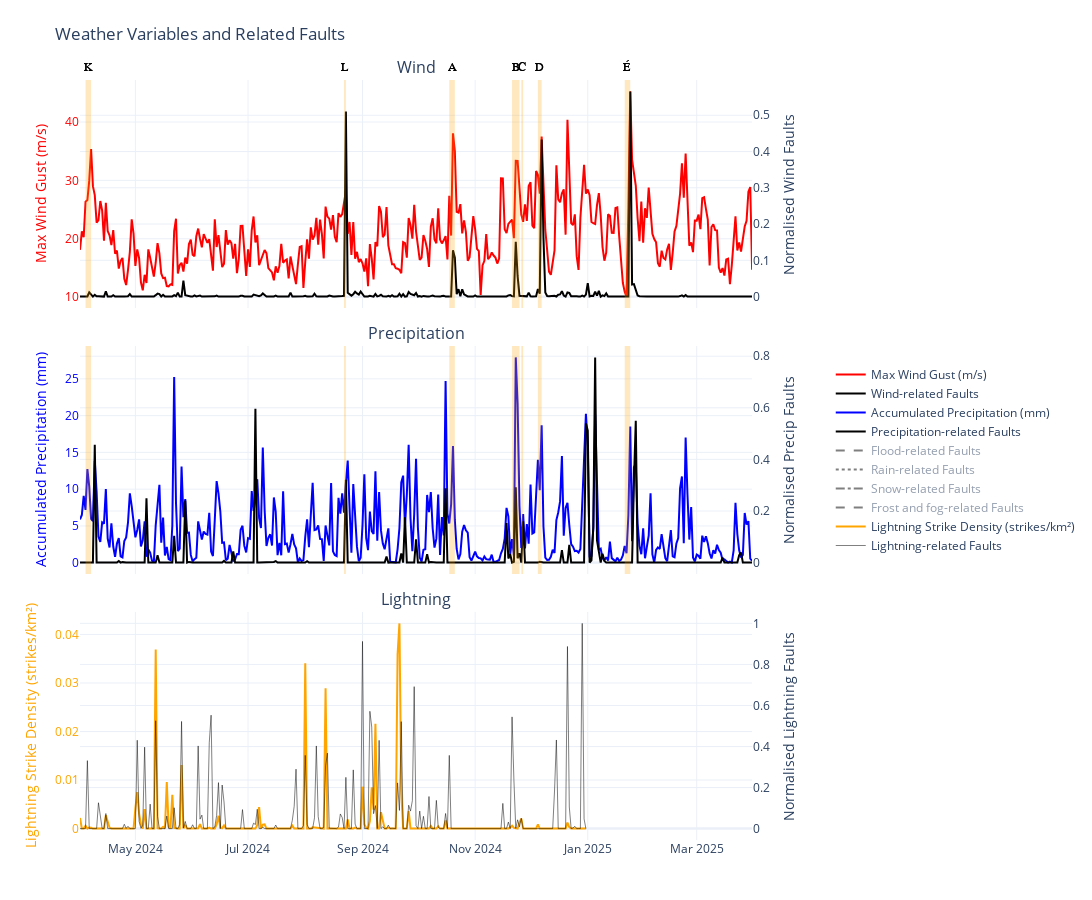

The notebook cell saved with this chart:
### Markdown cell above
## Old - all three plots in one

### Code cell
import plotly.graph_objects as go
from plotly.subplots import make_subplots
import pandas as pd

# Create subplot with 3 rows and 1 column, shared x-axis, and secondary y-axes
fig = make_subplots(
    rows=3, cols=1,
    shared_xaxes=True,
    vertical_spacing=0.05,
    subplot_titles=("Wind", "Precipitation", "Lightning"),
    specs=[[{"secondary_y": True}]] * 3
)

# Row 1: Wind
fig.add_trace(go.Scatter(
    
    x=full_wind_gust_data_daily.index.to_list(),
    y=full_wind_gust_data_daily.to_list(),
    name="Max Wind Gust (m/s)",
    line=dict(color="red")
), row=1, col=1, secondary_y=False)

fig.add_trace(go.Scatter(
    x=wind_faults_gb.index.to_list(),
    y=wind_faults_gb.to_list(),
    name="Wind-related Faults",
    line=dict(color="black")
), row=1, col=1, secondary_y=True)

# Row 2: Precip
fig.add_trace(go.Scatter(
    x=full_accum_precip_data_daily.index.to_list(),
    y=full_accum_precip_data_daily.to_list(),
    name="Accumulated Precipitation (mm)",
    line=dict(color="blue")
), row=2, col=1, secondary_y=False)

fig.add_trace(go.Scatter(
    x=all_precip_faults_gb.index.to_list(),
    y=all_precip_faults_gb.to_list(),
    name="Precipitation-related Faults",
    line=dict(color="black", dash="solid")
), row=2, col=1, secondary_y=True)

fig.add_trace(go.Scatter(
    x=flood_faults_gb.index.to_list(),
    y=flood_faults_gb.to_list(),
    name="Flood-related Faults",
    line=dict(color="black", dash="dash"),
    visible="legendonly"
), row=2, col=1, secondary_y=True)

fig.add_trace(go.Scatter(
    x=rain_faults_gb.index.to_list(),
    y=rain_faults_gb.to_list(),
    name="Rain-related Faults",
    line=dict(color="black", dash="dot"),
    visible="legendonly"
), row=2, col=1, secondary_y=True)

fig.add_trace(go.Scatter(
    x=snow_faults_gb.index.to_list(),
    y=snow_faults_gb.to_list(),
    name="Snow-related Faults",
    line=dict(color="black", dash="dashdot"),
    visible="legendonly"
), row=2, col=1, secondary_y=True)

fig.add_trace(go.Scatter(
    x=frost_faults_gb.index.to_list(),
    y=frost_faults_gb.to_list(),
    name="Frost and fog-related Faults",
    line=dict(color="black", dash="dash"),
    visible="legendonly"
), row=2, col=1, secondary_y=True)

# Row 3: Lightning
fig.add_trace(go.Scatter(
    x=full_lightning_data_daily.index.to_list(),
    y=full_lightning_data_daily.to_list(),
    name="Lightning Strike Density (strikes/km²)",
    line=dict(color="orange")
), row=3, col=1, secondary_y=False)

fig.add_trace(go.Scatter(
    x=lightning_faults_gb.index.to_list(),
    y=lightning_faults_gb.to_list(),
    name="Lightning-related Faults",
    line=dict(color="black", width=0.5)
), row=3, col=1, secondary_y=True)

# Storm shading and labels (rows 1 and 2)
for storm, dates in storms.items():
    start = pd.to_datetime(dates[0]).tz_localize(None)
    end = pd.to_datetime(dates[1]).tz_localize(None)
    midpoint = start + (end - start) / 2
    storm_letter = storm.split()[1][0]

    for r in [1, 2]:
        fig.add_vrect(
            x0=start, x1=end,
            fillcolor="orange", opacity=0.25, line_width=0,
            row=r, col=1
        )

        # Add storm label at top of each subplot
        fig.add_annotation(
            x=midpoint,
            y=1.02,  # just above the top of the subplot
            text=storm_letter,
            showarrow=False,
            xref=f'x{"" if r == 1 else r}',     # x-axis for that subplot
            yref=f'y{"" if r == 1 else r} domain',  # y domain for that subplot
            yanchor='bottom',
            font=dict(color="black", size=12, family="Arial")
        )

# Y-axis labels
fig.update_yaxes(title_text="Max Wind Gust (m/s)", color="red", row=1, col=1, secondary_y=False)
fig.update_yaxes(title_text="Normalised Wind Faults", row=1, col=1, secondary_y=True)
fig.update_yaxes(title_text="Accumulated Precipitation (mm)", color="blue", row=2, col=1, secondary_y=False)
fig.update_yaxes(title_text="Normalised Precip Faults", row=2, col=1, secondary_y=True)
fig.update_yaxes(title_text="Lightning Strike Density (strikes/km²)", color="orange", row=3, col=1, secondary_y=False)
fig.update_yaxes(title_text="Normalised Lightning Faults", row=3, col=1, secondary_y=True)

# Layout and legend
fig.update_layout(
    width=1200,
    height=900,
    margin=dict(l=80, r=240, t=80, b=60),
    title_text="Weather Variables and Related Faults",
    hovermode="x unified",
    template="plotly_white",
    showlegend=True,
    legend=dict(
        orientation="v",
        yanchor="middle",
        y=0.5,
        xanchor="left",
        x=1.05,
        traceorder="normal",
        bgcolor="rgba(255,255,255,0.6)"
    )
)

fig.write_html("../plots/weather_faults_interactive_test.html")
fig.show()

### Figure 1 — Plotly figure (JSON) as saved in the notebook; plotly's stock layout.template omitted (floating-point values rounded to 4 significant figures; data arrays with more than 128 entries replaced by an {"elided": "..."} marker saying what was removed)
{"data": [{"line": {"color": "red"}, "name": "Max Wind Gust (m/s)", "type": "scatter", "x": {"elided": "365 str values"}, "xaxis": "x", "y": {"elided": "365 float values"}, "yaxis": "y"}, {"line": {"color": "black"}, "name": "Wind-related Faults", "type": "scatter", "x": {"elided": "365 str values"}, "xaxis": "x", "y": {"elided": "365 float values"}, "yaxis": "y2"}, {"line": {"color": "blue"}, "name": "Accumulated Precipitation (mm)", "type": "scatter", "x": {"elided": "365 str values"}, "xaxis": "x2", "y": {"elided": "365 float values"}, "yaxis": "y3"}, {"line": {"color": "black", "dash": "solid"}, "name": "Precipitation-related Faults", "type": "scatter", "x": {"elided": "365 str values"}, "xaxis": "x2", "y": {"elided": "365 float values"}, "yaxis": "y4"}, {"line": {"color": "black", "dash": "dash"}, "name": "Flood-related Faults", "type": "scatter", "visible": "legendonly", "x": {"elided": "365 str values"}, "xaxis": "x2", "y": {"elided": "365 float values"}, "yaxis": "y4"}, {"line": {"color": "black", "dash": "dot"}, "name": "Rain-related Faults", "type": "scatter", "visible": "legendonly", "x": {"elided": "365 str values"}, "xaxis": "x2", "y": {"elided": "365 float values"}, "yaxis": "y4"}, {"line": {"color": "black", "dash": "dashdot"}, "name": "Snow-related Faults", "type": "scatter", "visible": "legendonly", "x": {"elided": "365 str values"}, "xaxis": "x2", "y": {"elided": "365 float values"}, "yaxis": "y4"}, {"line": {"color": "black", "dash": "dash"}, "name": "Frost and fog-related Faults", "type": "scatter", "visible": "legendonly", "x": {"elided": "365 str values"}, "xaxis": "x2", "y": {"elided": "365 float values"}, "yaxis": "y4"}, {"line": {"color": "orange"}, "name": "Lightning Strike Density (strikes/km²)", "type": "scatter", "x": {"elided": "275 str values"}, "xaxis": "x3", "y": {"elided": "275 float values"}, "yaxis": "y5"}, {"line": {"color": "black", "width": 0.5}, "name": "Lightning-related Faults", "type": "scatter", "x": {"elided": "275 str values"}, "xaxis": "x3", "y": {"elided": "275 float values"}, "yaxis": "y6"}], "layout": {"annotations": [{"font": {"size": 16}, "showarrow": false, "text": "Wind", "x": 0.47, "xanchor": "center", "xref": "paper", "y": 1, "yanchor": "bottom", "yref": "paper"}, {"font": {"size": 16}, "showarrow": false, "text": "Precipitation", "x": 0.47, "xanchor": "center", "xref": "paper", "y": 0.65, "yanchor": "bottom", "yref": "paper"}, {"font": {"size": 16}, "showarrow": false, "text": "Lightning", "x": 0.47, "xanchor": "center", "xref": "paper", "y": 0.3, "yanchor": "bottom", "yref": "paper"}, {"font": {"color": "black", "family": "Arial", "size": 12}, "showarrow": false, "text": "A", "x": "2024-10-19T12:00:00", "xref": "x", "y": 1.02, "yanchor": "bottom", "yref": "y domain"}, {"font": {"color": "black", "family": "Arial", "size": 12}, "showarrow": false, "text": "A", "x": "2024-10-19T12:00:00", "xref": "x2", "y": 1.02, "yanchor": "bottom", "yref": "y2 domain"}, {"font": {"color": "black", "family": "Arial", "size": 12}, "showarrow": false, "text": "B", "x": "2024-11-23T00:00:00", "xref": "x", "y": 1.02, "yanchor": "bottom", "yref": "y domain"}, {"font": {"color": "black", "family": "Arial", "size": 12}, "showarrow": false, "text": "B", "x": "2024-11-23T00:00:00", "xref": "x2", "y": 1.02, "yanchor": "bottom", "yref": "y2 domain"}, {"font": {"color": "black", "family": "Arial", "size": 12}, "showarrow": false, "text": "C", "x": "2024-11-26T12:00:00", "xref": "x", "y": 1.02, "yanchor": "bottom", "yref": "y domain"}, {"font": {"color": "black", "family": "Arial", "size": 12}, "showarrow": false, "text": "C", "x": "2024-11-26T12:00:00", "xref": "x2", "y": 1.02, "yanchor": "bottom", "yref": "y2 domain"}, {"font": {"color": "black", "family": "Arial", "size": 12}, "showarrow": false, "text": "D", "x": "2024-12-06T00:00:00", "xref": "x", "y": 1.02, "yanchor": "bottom", "yref": "y domain"}, {"font": {"color": "black", "family": "Arial", "size": 12}, "showarrow": false, "text": "D", "x": "2024-12-06T00:00:00", "xref": "x2", "y": 1.02, "yanchor": "bottom", "yref": "y2 domain"}, {"font": {"color": "black", "family": "Arial", "size": 12}, "showarrow": false, "text": "É", "x": "2025-01-22T12:00:00", "xref": "x", "y": 1.02, "yanchor": "bottom", "yref": "y domain"}, {"font": {"color": "black", "family": "Arial", "size": 12}, "showarrow": false, "text": "É", "x": "2025-01-22T12:00:00", "xref": "x2", "y": 1.02, "yanchor": "bottom", "yref": "y2 domain"}, {"font": {"color": "black", "family": "Arial", "size": 12}, "showarrow": false, "text": "K", "x": "2024-04-05T12:00:00", "xref": "x", "y": 1.02, "yanchor": "bottom", "yref": "y domain"}, {"font": {"color": "black", "family": "Arial", "size": 12}, "showarrow": false, "text": "K", "x": "2024-04-05T12:00:00", "xref": "x2", "y": 1.02, "yanchor": "bottom", "yref": "y2 domain"}, {"font": {"color": "black", "family": "Arial", "size": 12}, "showarrow": false, "text": "L", "x": "2024-08-22T12:00:00", "xref": "x", "y": 1.02, "yanchor": "bottom", "yref": "y domain"}, {"font": {"color": "black", "family": "Arial", "size": 12}, "showarrow": false, "text": "L", "x": "2024-08-22T12:00:00", "xref": "x2", "y": 1.02, "yanchor": "bottom", "yref": "y2 domain"}], "height": 900, "hovermode": "x unified", "legend": {"bgcolor": "rgba(255,255,255,0.6)", "orientation": "v", "traceorder": "normal", "x": 1.05, "xanchor": "left", "y": 0.5, "yanchor": "middle"}, "margin": {"b": 60, "l": 80, "r": 240, "t": 80}, "shapes": [{"fillcolor": "orange", "line": {"width": 0}, "opacity": 0.25, "type": "rect", "x0": "2024-10-18T00:00:00", "x1": "2024-10-21T00:00:00", "xref": "x", "y0": 0, "y1": 1, "yref": "y domain"}, {"fillcolor": "orange", "line": {"width": 0}, "opacity": 0.25, "type": "rect", "x0": "2024-10-18T00:00:00", "x1": "2024-10-21T00:00:00", "xref": "x2", "y0": 0, "y1": 1, "yref": "y3 domain"}, {"fillcolor": "orange", "line": {"width": 0}, "opacity": 0.25, "type": "rect", "x0": "2024-11-21T00:00:00", "x1": "2024-11-25T00:00:00", "xref": "x", "y0": 0, "y1": 1, "yref": "y domain"}, {"fillcolor": "orange", "line": {"width": 0}, "opacity": 0.25, "type": "rect", "x0": "2024-11-21T00:00:00", "x1": "2024-11-25T00:00:00", "xref": "x2", "y0": 0, "y1": 1, "yref": "y3 domain"}, {"fillcolor": "orange", "line": {"width": 0}, "opacity": 0.25, "type": "rect", "x0": "2024-11-26T00:00:00", "x1": "2024-11-27T00:00:00", "xref": "x", "y0": 0, "y1": 1, "yref": "y domain"}, {"fillcolor": "orange", "line": {"width": 0}, "opacity": 0.25, "type": "rect", "x0": "2024-11-26T00:00:00", "x1": "2024-11-27T00:00:00", "xref": "x2", "y0": 0, "y1": 1, "yref": "y3 domain"}, {"fillcolor": "orange", "line": {"width": 0}, "opacity": 0.25, "type": "rect", "x0": "2024-12-05T00:00:00", "x1": "2024-12-07T00:00:00", "xref": "x", "y0": 0, "y1": 1, "yref": "y domain"}, {"fillcolor": "orange", "line": {"width": 0}, "opacity": 0.25, "type": "rect", "x0": "2024-12-05T00:00:00", "x1": "2024-12-07T00:00:00", "xref": "x2", "y0": 0, "y1": 1, "yref": "y3 domain"}, {"fillcolor": "orange", "line": {"width": 0}, "opacity": 0.25, "type": "rect", "x0": "2025-01-21T00:00:00", "x1": "2025-01-24T00:00:00", "xref": "x", "y0": 0, "y1": 1, "yref": "y domain"}, {"fillcolor": "orange", "line": {"width": 0}, "opacity": 0.25, "type": "rect", "x0": "2025-01-21T00:00:00", "x1": "2025-01-24T00:00:00", "xref": "x2", "y0": 0, "y1": 1, "yref": "y3 domain"}, {"fillcolor": "orange", "line": {"width": 0}, "opacity": 0.25, "type": "rect", "x0": "2024-04-04T00:00:00", "x1": "2024-04-07T00:00:00", "xref": "x", "y0": 0, "y1": 1, "yref": "y domain"}, {"fillcolor": "orange", "line": {"width": 0}, "opacity": 0.25, "type": "rect", "x0": "2024-04-04T00:00:00", "x1": "2024-04-07T00:00:00", "xref": "x2", "y0": 0, "y1": 1, "yref": "y3 domain"}, {"fillcolor": "orange", "line": {"width": 0}, "opacity": 0.25, "type": "rect", "x0": "2024-08-22T00:00:00", "x1": "2024-08-23T00:00:00", "xref": "x", "y0": 0, "y1": 1, "yref": "y domain"}, {"fillcolor": "orange", "line": {"width": 0}, "opacity": 0.25, "type": "rect", "x0": "2024-08-22T00:00:00", "x1": "2024-08-23T00:00:00", "xref": "x2", "y0": 0, "y1": 1, "yref": "y3 domain"}], "showlegend": true, "title": {"text": "Weather Variables and Related Faults"}, "width": 1200, "xaxis": {"anchor": "y", "domain": [0, 0.94], "matches": "x3", "showticklabels": false}, "xaxis2": {"anchor": "y3", "domain": [0, 0.94], "matches": "x3", "showticklabels": false}, "xaxis3": {"anchor": "y5", "domain": [0, 0.94]}, "yaxis": {"anchor": "x", "color": "red", "domain": [0.7, 1], "title": {"text": "Max Wind Gust (m/s)"}}, "yaxis2": {"anchor": "x", "overlaying": "y", "side": "right", "title": {"text": "Normalised Wind Faults"}}, "yaxis3": {"anchor": "x2", "color": "blue", "domain": [0.35, 0.65], "title": {"text": "Accumulated Precipitation (mm)"}}, "yaxis4": {"anchor": "x2", "overlaying": "y3", "side": "right", "title": {"text": "Normalised Precip Faults"}}, "yaxis5": {"anchor": "x3", "color": "orange", "domain": [0, 0.3], "title": {"text": "Lightning Strike Density (strikes/km²)"}}, "yaxis6": {"anchor": "x3", "overlaying": "y5", "side": "right", "title": {"text": "Normalised Lightning Faults"}}}}
